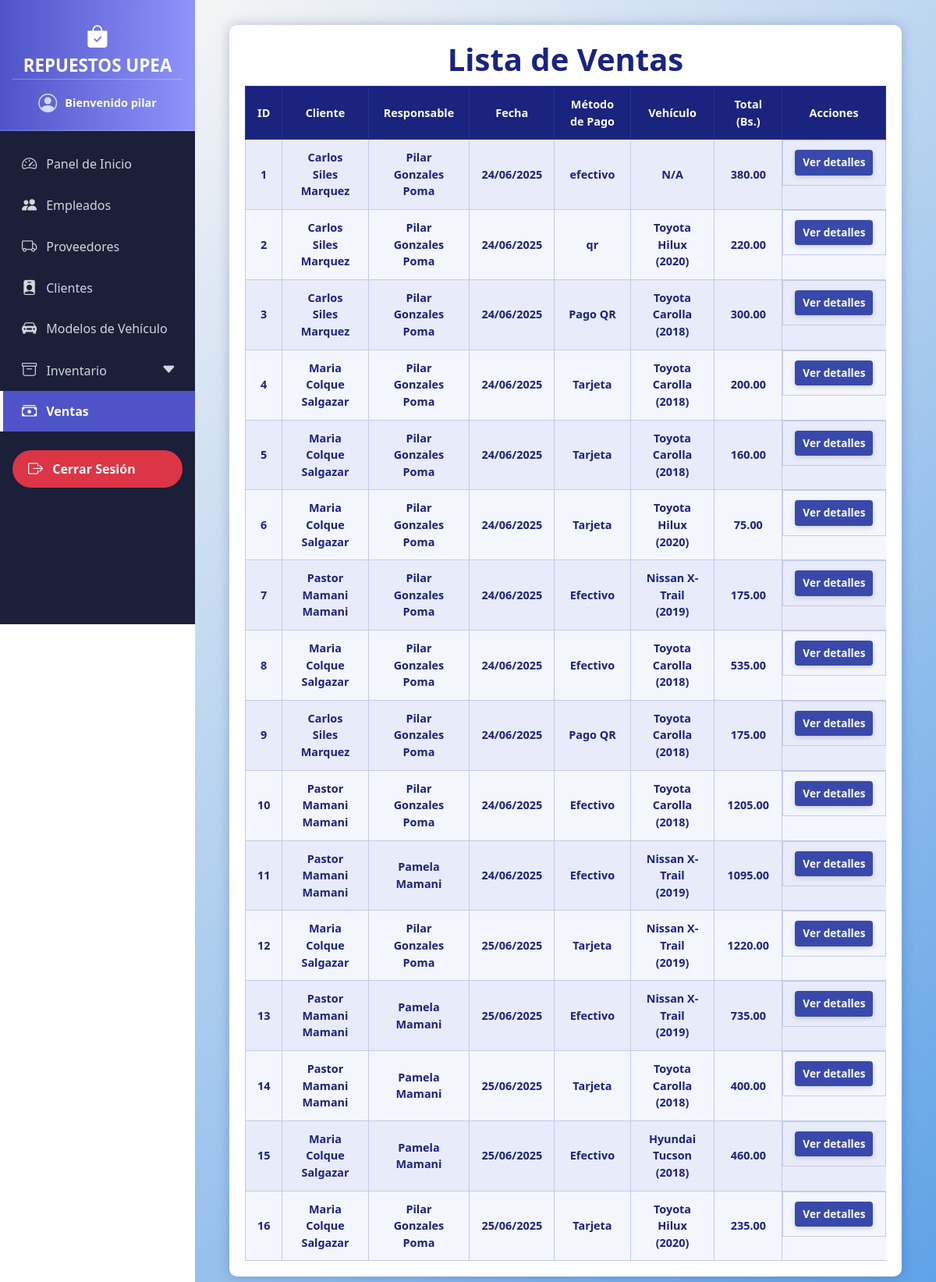
Page /ventas/ (signed in) on the committed database.
### models/usuario_model.py (models this page shows, shortened)
class Usuario(db.Model, UserMixin):
    __tablename__ = "usuarios"
    id = db.Column(db.Integer, primary_key=True)
    username = db.Column(db.String(20), nullable=False, unique=True)
    password = db.Column(db.String(128), nullable=False)  # Longitud suficiente para hash
    rol = db.Column(db.String(20), nullable=False)
    empleado = db.relationship("Empleado", back_populates="usuario", uselist=False)

### models/venta_model.py (models this page shows, shortened)
class Venta(db.Model):
    __tablename__ = "ventas"
    id = db.Column(db.Integer, primary_key=True)
    fecha = db.Column(db.DateTime, default=datetime.utcnow, nullable=False)
    cliente_id = db.Column(db.Integer, db.ForeignKey("clientes.id"))
    empleado_id = db.Column(db.Integer, db.ForeignKey("empleados.id"))
    metodo_pago = db.Column(db.String(50), nullable=False)
    modelo_vehiculo_id = db.Column(db.Integer, db.ForeignKey("modelos_vehiculos.id"), nullable=True)
    total = db.Column(db.Float, nullable=False)
    cliente = db.relationship("Cliente", back_populates="ventas")
    empleado = db.relationship("Empleado", back_populates="ventas")
    detalles = db.relationship("DetalleVenta", back_populates="venta", cascade="all, delete-orphan")
    modelo_vehiculo = db.relationship("ModeloVehiculo", back_populates="ventas")
    def delete(self):
        db.session.delete(self)
        db.session.commit()
    @staticmethod
    def get_all():
        return Venta.query.all()

### models/cliente_model.py (models this page shows, shortened)
class Cliente(db.Model):
    __tablename__ = "clientes"
    id = db.Column(db.Integer, primary_key=True)
    nombre = db.Column(db.String(80), nullable=False)
    email = db.Column(db.String(100), nullable=False)
    telefono = db.Column(db.String(20), nullable=False)
    ventas = db.relationship('Venta',back_populates='cliente')

### models/empleado_model.py (models this page shows, shortened)
class Empleado(db.Model):
    __tablename__ = "empleados"
    id = db.Column(db.Integer, primary_key=True)
    nombre = db.Column(db.String(80), nullable=False)
    ci = db.Column(db.String(20), unique=True, nullable=False)
    telefono = db.Column(db.String(20))
    usuario_id = db.Column(db.Integer, db.ForeignKey('usuarios.id'))
    usuario = db.relationship("Usuario", back_populates="empleado")
    ventas = db.relationship("Venta", back_populates="empleado")

### models/modelo_vehiculo_model.py (models this page shows, shortened)
class ModeloVehiculo(db.Model):
    __tablename__ = "modelos_vehiculos"
    id = db.Column(db.Integer, primary_key=True)
    marca = db.Column(db.String(50), nullable=False)
    modelo = db.Column(db.String(50), nullable=False)
    anio = db.Column(db.Integer, nullable=False)
    ventas = db.relationship("Venta", back_populates="modelo_vehiculo")

### controllers/venta_controller.py (the view)
@venta_bp.route('/')
@login_required
def index():
    ventas = Venta.get_all()
    return render_template('ventas/index.html', ventas=ventas)

### run.py (called while the page is built)
@login_manager.user_loader
def load_user(user_id):
    return Usuario.query.get(int(user_id))  # Devuelve usuario por id o None

@app.context_processor
def inject_active_path():
    def is_active(path):
        return 'active' if request.path == path else ''
    return dict(is_active=is_active)

@app.context_processor
def inject_carrito_count():
    carrito = session.get('carrito', {})
    total = sum(item['cantidad'] for item in carrito.values()) if carrito else 0
    return dict(carrito_count=total)

### templates/ventas/index.html (shortened to what this page needs)
{% extends 'base.html' %}
{% block content %}
<div class="container">
  <h1>Lista de Ventas</h1>
  <div class="table-responsive-wrapper">
    <table>
      <thead>
        <tr>
          <th>ID</th>
          <th>Cliente</th>
          <th>Responsable</th>
          <th>Fecha</th>
          <th>Método de Pago</th>
          <th>Vehículo</th>
          <th>Total (Bs.)</th>
          <th>Acciones</th>
        </tr>
      </thead>
      <tbody>
        {% for venta in ventas %}
        <tr>
          <td>{{ venta.id }}</td>
          <td>{{ venta.cliente.nombre }}</td>
          <td>{{ venta.empleado.nombre }}</td>
          <td>{{ venta.fecha.strftime('%d/%m/%Y') }}</td>
          <td>{{ venta.metodo_pago }}</td>
          <td>
            {% if venta.modelo_vehiculo %}
              {{ venta.modelo_vehiculo.marca }} {{ venta.modelo_vehiculo.modelo }} ({{ venta.modelo_vehiculo.anio }})
            {% else %}
              N/A
            {% endif %}
          </td>
          <td>{{ '%.2f'|format(venta.total) }}</td>
          <td class="actions">
            <a href="{{ url_for('venta.detalle', venta_id=venta.id) }}" class="view">Ver detalles</a>
          </td>
        </tr>
        {% else %}
        <tr>
          <td colspan="8" style="font-style: italic; color: #1a237e;">No hay ventas registradas.</td>
        </tr>
        {% endfor %}
      </tbody>
    </table>
  </div>
</div>
{% endblock %}

### templates/base.html (shortened to what this page needs)
<!doctype html>
<html lang="es">
  <head>
    <link href="https://cdn.jsdelivr.net/npm/bootstrap@5.3.6/dist/css/bootstrap.min.css" rel="stylesheet" />
    <link href="https://cdn.jsdelivr.net/npm/bootstrap-icons@1.10.5/font/bootstrap-icons.css" rel="stylesheet" />
  </head>
  <body>
    <nav class="sidebar">
      <div class="sidebar-header">
        <i class="bi bi-bag-check-fill logo-icon"></i>
        REPUESTOS UPEA
        <div class="welcome-message">
          <i class="bi bi-person-circle"></i>
          <span> Bienvenido
            {% if current_user.is_authenticated %}
              {{ current_user.username }}
            {% else %}
              Invitado
            {% endif %}
          </span>
        </div>
      </div>
      <ul class="nav flex-column mt-3">
        <li class="nav-item">
          <a class="nav-link {{ is_active('/admin') }}" href="{{ url_for('inicio.admin_dashboard') }}">
            <i class="bi bi-speedometer2"></i> Panel de Inicio
          </a>
        </li>
        <li class="nav-item">
          <a class="nav-link {{ is_active('/usuarios/') }}" href="/usuarios/">
            <i class="bi bi-people-fill"></i> Empleados
          </a>
        </li>
        <li class="nav-item">
          <a class="nav-link {{ is_active('/proveedores/') }}" href="/proveedores/">
            <i class="bi bi-truck"></i> Proveedores
          </a>
        </li>
        <li class="nav-item">
          <a class="nav-link {{ is_active('/clientes/') }}" href="/clientes/">
            <i class="bi bi-person-badge-fill"></i> Clientes
          </a>
        </li>
        <li class="nav-item">
          <a class="nav-link {{ is_active('/modelos_vehiculos/') }}" href="/modelos_vehiculos/">
            <i class="bi bi-car-front-fill"></i> Modelos de Vehículo
          </a>
        </li>
        <li class="nav-item">
          <a class="nav-link d-flex justify-content-between align-items-center" data-bs-toggle="collapse" href="#inventarioSubmenu" role="button" aria-expanded="false" aria-controls="inventarioSubmenu">
            <span><i class="bi bi-archive me-2"></i> Inventario</span>
            <i class="bi bi-caret-down-fill"></i>
          </a>
        </li>
        <li class="nav-item">
          <a class="nav-link {{ is_active('/ventas/') }}" href="/ventas">
            <i class="bi bi-cash-stack"></i> Ventas
          </a>
        </li>
        <br>
        <li class="nav-item mt-auto mb-3">
          <a class="nav-link text-white bg-danger fw-bold rounded-pill mx-3 text-center" style="padding: 0.6rem 1rem;" href="{{ url_for('logout') }}">
            <i class="bi bi-box-arrow-right"></i> Cerrar Sesión
          </a>
        </li>
      </ul>
    </nav>
    <div class="main-content">
      <div class="container-fluid">
        {% block content %}
        {% endblock %}
      </div>
    </div>
  </body>
</html>

### templates/base.html (style rules this page uses)
body { margin: 0; padding: 0; font-family: 'Segoe UI', Tahoma, Geneva, Verdana, sans-serif; }
.sidebar { position: fixed; top: 0; left: 0; width: 250px; height: 100vh; background-color: #1b1f38; display: flex; flex-direction: column; z-index: 1050; transform: translateX(0); transition: transform 0.3s ease-in-out; }
.sidebar-header { background: linear-gradient(90deg, #4e54c8, #8f94fb); padding: 1.5rem 1rem 1rem 1rem; color: white; font-weight: 700; font-size: 1.4rem; text-align: center; user-select: none; border-bottom: 2px solid rgba(255, 255, 255, 0.1); display: flex; flex-direction: column; align-items: center; }
.sidebar-header i.logo-icon { font-size: 1.8rem; }
.welcome-message { border-top: 1px solid rgba(255,255,255,0.3); padding-top: 0.75rem; font-weight: 400; font-size: 0.9rem; width: 100%; color: #e0e0ffcc; user-select: none; }
.welcome-message i { font-size: 1.5rem; vertical-align: middle; margin-right: 0.4rem; color: #d3d9ff; }
.welcome-message span { vertical-align: middle; font-weight: 600; color: white; }
.sidebar .nav-link { color: #cfd8dc; padding: 0.75rem 1.5rem; font-size: 1rem; display: flex; align-items: center; gap: 0.75rem; border-left: 4px solid transparent; transition: all 0.3s ease; }
.sidebar .nav-link i { font-size: 1.2rem; }
.sidebar .nav-link.active { background-color: #4e54c8; color: white; border-left-color: #f8f9fa; font-weight: 600; }
.main-content { margin-left: 250px; padding: 2rem; background: linear-gradient(135deg, #f5f5f5, #5ea2e7); min-height: 100vh; color: #000000; transition: margin-left 0.3s ease-in-out; }
.nav-item > .nav-link.active { background-color: #4e54c8; color: white; }

### templates/ventas/index.html (style rules this page uses)
body { background-color: #ffffff; color: #222; font-family: 'Segoe UI', Tahoma, Geneva, Verdana, sans-serif; }
h1 { margin-bottom: 10px; color: #1a237e; font-weight: 700; text-align: center; }
.container { max-width: 1200px; margin: 0 auto; background-color: #fff; padding: 20px 20px; border-radius: 10px; box-shadow: 0 0 15px rgba(26, 35, 126, 0.25); }
.table-responsive-wrapper { overflow-x: auto; width: 100%; }
table { width: 100%; border-collapse: collapse; font-size: 0.90rem; min-width: 750px; }
thead { background-color: #1a237e; color: white; }
thead th { padding: 12px 15px; font-weight: 700; text-align: center; border: 1px solid #283593; }
tbody tr { background-color: #f3f6fc; border-bottom: 1px solid #c5cae9; transition: background-color 0.3s ease; }
tbody tr:nth-child(odd) { background-color: #e8ebf9; }
tbody td { padding: 12px 15px; text-align: center; vertical-align: middle; border: 1px solid #c5cae9; color: #1a237e; font-size: 0.9rem; font-weight: 600; }
.actions { display: flex; justify-content: center; gap: 8px; }
.actions a { padding: 6px 10px; border-radius: 4px; font-size: 0.85rem; text-decoration: none; font-weight: 600; color: white; box-shadow: 0 2px 6px rgba(0, 0, 0, 0.15); transition: background-color 0.3s ease; white-space: nowrap; }
.actions a.view { background-color: #3949ab; }

### rows in the picture
Usuario: username "pilar"
Venta: id "1", cliente.nombre "Carlos Siles Marquez", empleado.nombre "Pilar Gonzales Poma", fecha "24/06/2025", metodo_pago "efectivo", shows "N/A", total "380.00"
Venta: id "2", cliente.nombre "Carlos Siles Marquez", empleado.nombre "Pilar Gonzales Poma", fecha "24/06/2025", metodo_pago "qr", modelo_vehiculo.marca "Toyota", modelo_vehiculo.modelo "Hilux", modelo_vehiculo.anio "2020", total "220.00"
Venta: id "3", cliente.nombre "Carlos Siles Marquez", empleado.nombre "Pilar Gonzales Poma", fecha "24/06/2025", metodo_pago "Pago QR", modelo_vehiculo.marca "Toyota", modelo_vehiculo.modelo "Carolla", modelo_vehiculo.anio "2018", total "300.00"
Venta: id "4", cliente.nombre "Maria Colque Salgazar", empleado.nombre "Pilar Gonzales Poma", fecha "24/06/2025", metodo_pago "Tarjeta", modelo_vehiculo.marca "Toyota", modelo_vehiculo.modelo "Carolla", modelo_vehiculo.anio "2018", total "200.00"
Venta: id "5", cliente.nombre "Maria Colque Salgazar", empleado.nombre "Pilar Gonzales Poma", fecha "24/06/2025", metodo_pago "Tarjeta", modelo_vehiculo.marca "Toyota", modelo_vehiculo.modelo "Carolla", modelo_vehiculo.anio "2018", total "160.00"
Venta: id "6", cliente.nombre "Maria Colque Salgazar", empleado.nombre "Pilar Gonzales Poma", fecha "24/06/2025", metodo_pago "Tarjeta", modelo_vehiculo.marca "Toyota", modelo_vehiculo.modelo "Hilux", modelo_vehiculo.anio "2020", total "75.00"
Venta: id "7", cliente.nombre "Pastor Mamani Mamani", empleado.nombre "Pilar Gonzales Poma", fecha "24/06/2025", metodo_pago "Efectivo", modelo_vehiculo.marca "Nissan", modelo_vehiculo.modelo "X-Trail", modelo_vehiculo.anio "2019", total "175.00"
Venta: id "8", cliente.nombre "Maria Colque Salgazar", empleado.nombre "Pilar Gonzales Poma", fecha "24/06/2025", metodo_pago "Efectivo", modelo_vehiculo.marca "Toyota", modelo_vehiculo.modelo "Carolla", modelo_vehiculo.anio "2018", total "535.00"
Venta: id "9", cliente.nombre "Carlos Siles Marquez", empleado.nombre "Pilar Gonzales Poma", fecha "24/06/2025", metodo_pago "Pago QR", modelo_vehiculo.marca "Toyota", modelo_vehiculo.modelo "Carolla", modelo_vehiculo.anio "2018", total "175.00"
Venta: id "10", cliente.nombre "Pastor Mamani Mamani", empleado.nombre "Pilar Gonzales Poma", fecha "24/06/2025", metodo_pago "Efectivo", modelo_vehiculo.marca "Toyota", modelo_vehiculo.modelo "Carolla", modelo_vehiculo.anio "2018", total "1205.00"
Venta: id "11", cliente.nombre "Pastor Mamani Mamani", empleado.nombre "Pamela Mamani", fecha "24/06/2025", metodo_pago "Efectivo", modelo_vehiculo.marca "Nissan", modelo_vehiculo.modelo "X-Trail", modelo_vehiculo.anio "2019", total "1095.00"
Venta: id "12", cliente.nombre "Maria Colque Salgazar", empleado.nombre "Pilar Gonzales Poma", fecha "25/06/2025", metodo_pago "Tarjeta", modelo_vehiculo.marca "Nissan", modelo_vehiculo.modelo "X-Trail", modelo_vehiculo.anio "2019", total "1220.00"
Venta: id "13", cliente.nombre "Pastor Mamani Mamani", empleado.nombre "Pamela Mamani", fecha "25/06/2025", metodo_pago "Efectivo", modelo_vehiculo.marca "Nissan", modelo_vehiculo.modelo "X-Trail", modelo_vehiculo.anio "2019", total "735.00"
Venta: id "14", cliente.nombre "Pastor Mamani Mamani", empleado.nombre "Pamela Mamani", fecha "25/06/2025", metodo_pago "Tarjeta", modelo_vehiculo.marca "Toyota", modelo_vehiculo.modelo "Carolla", modelo_vehiculo.anio "2018", total "400.00"
Venta: id "15", cliente.nombre "Maria Colque Salgazar", empleado.nombre "Pamela Mamani", fecha "25/06/2025", metodo_pago "Efectivo", modelo_vehiculo.marca "Hyundai", modelo_vehiculo.modelo "Tucson", modelo_vehiculo.anio "2018", total "460.00"
Venta: id "16", cliente.nombre "Maria Colque Salgazar", empleado.nombre "Pilar Gonzales Poma", fecha "25/06/2025", metodo_pago "Tarjeta", modelo_vehiculo.marca "Toyota", modelo_vehiculo.modelo "Hilux", modelo_vehiculo.anio "2020", total "235.00"
